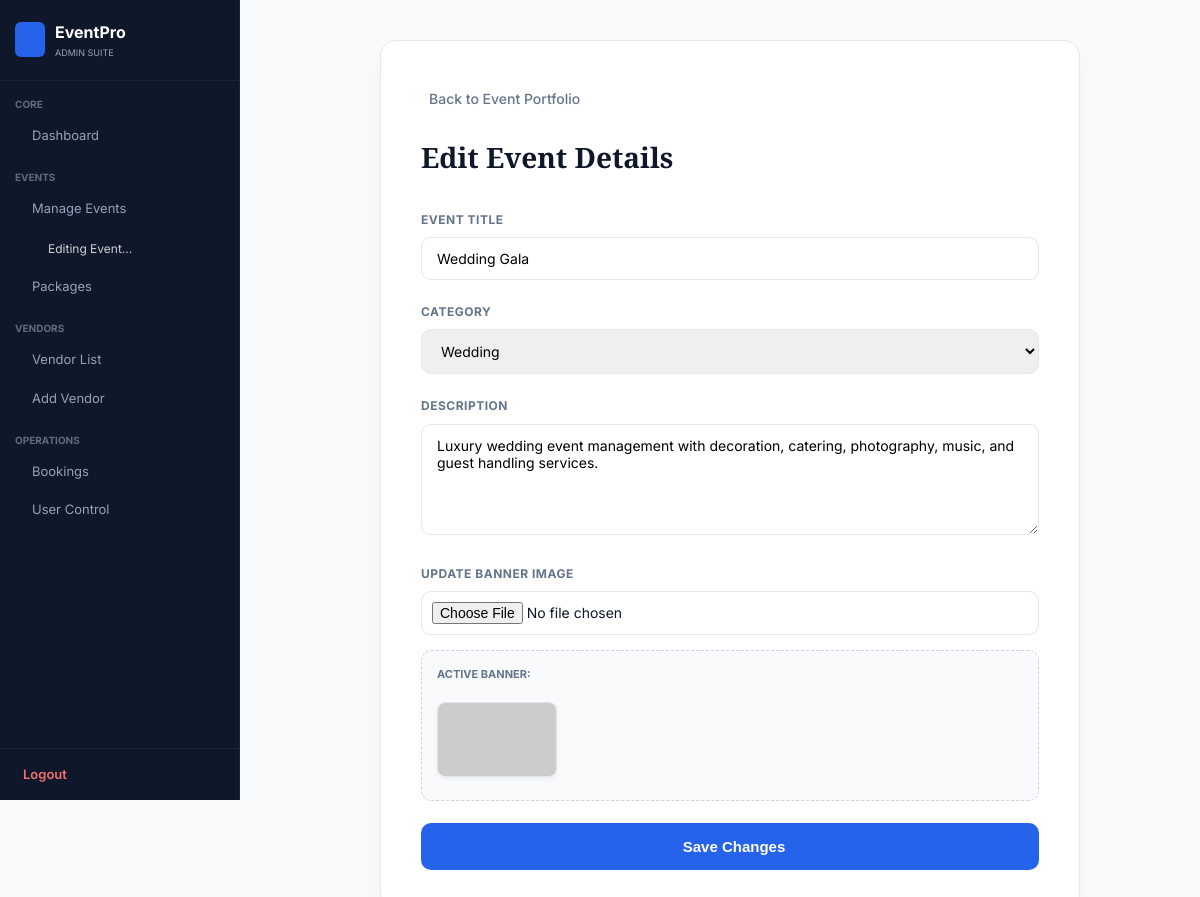
Screenshot of /views/admin/edit_event.php?id=7 (signed in) with the database file from the repository.
### tables this page shows
CREATE TABLE `events` (
  `id` int(11) NOT NULL,
  `name` varchar(255) NOT NULL,
  `category` varchar(100) NOT NULL,
  `description` text DEFAULT NULL,
  `image` varchar(255) DEFAULT NULL,
  `created_at` datetime DEFAULT current_timestamp(),
  `status` enum('active','inactive') DEFAULT 'active'
);

### views/admin/edit_event.php (the view, shortened to what this page needs)
<?php
require_once('../../config/db_connect.php');
if(isset($_GET['id'])){
    $id = (int)mysqli_real_escape_string($conn, $_GET['id']);
    $res = mysqli_query($conn, "SELECT * FROM events WHERE id=$id");
    if(mysqli_num_rows($res) == 1){
        $event = mysqli_fetch_assoc($res);
    } else {
        header('location:manage_events.php');
        exit();
    }
} else {
    header('location:manage_events.php');
    exit();
}
?>
<!DOCTYPE html>
<html lang="en">
<head>
    <link rel="stylesheet" href="https://cdn.jsdelivr.net/npm/@tabler/icons-webfont@latest/tabler-icons.min.css">
</head>
<body>
<div class="admin-shell">
    <?php include('sidebar.php'); ?>
    <main class="admin-content">
        <div class="edit-card">
            <a href="manage_events.php" class="back-link">
                <i class="ti ti-arrow-left"></i> Back to Event Portfolio
            </a>
            <h1>Edit Event Details</h1>
            <form action="" method="POST" enctype="multipart/form-data">
                <div class="form-group">
                    <label>Event Title</label>
                    <input type="text" name="name" class="form-control" value="<?php echo htmlspecialchars($event['name']); ?>" required>
                </div>
                <div class="form-group">
                    <label>Category</label>
                    <select name="category" class="form-control">
                        <option value="Wedding" <?php if($event['category'] == 'Wedding') echo 'selected'; ?>>Wedding</option>
                    </select>
                </div>
                <div class="form-group">
                    <label>Description</label>
                    <textarea name="description" class="form-control" rows="5"><?php echo htmlspecialchars($event['description']); ?></textarea>
                </div>
                <div class="form-group">
                    <label>Update Banner Image</label>
                    <input type="file" name="image" class="form-control" style="padding: 10px;">
                    <?php if($event['image'] != ""): ?>
                        <div style="margin-top: 15px; padding: 15px; background: #f8fafc; border-radius: 10px; border: 1px dashed #cbd5e1;">
                            <p style="font-size: 11px; font-weight:700; color: var(--slate-500); text-transform: uppercase; margin-bottom: 8px;">Active Banner:</p>
                            <img src="../../uploads/events/<?php echo $event['image']; ?>" class="current-img-preview" onerror="this.src='https://via.placeholder.com/120x75?text=Missing'">
                        </div>
                    <?php endif; ?>
                </div>
                <button type="submit" name="update_event" class="btn-update">
                    <i class="ti ti-device-floppy"></i> Save Changes
                </button>
            </form>
        </div>
    </main>
</div>
</body>
</html>

### views/admin/edit_event.php (style rules this page uses)
:root { --primary: #2563eb; --dark: #0f172a; --slate-500: #64748b; --bg-light: #f8fafc; }
* { box-sizing: border-box; margin: 0; padding: 0; }
body { font-family: 'Inter', sans-serif; background: var(--bg-light); color: var(--dark); line-height: 1.6; }
.admin-shell { display: flex; min-height: 100vh; }
.admin-content { margin-left: 260px; flex: 1; padding: 40px; width: calc(100% - 260px); display: flex; justify-content: center; align-items: flex-start; }
.edit-card { background: #fff; width: 100%; max-width: 700px; padding: 40px; border-radius: 16px; border: 1px solid #e2e8f0; box-shadow: 0 10px 25px -5px rgba(0,0,0,0.05); }
.back-link { display: inline-flex; align-items: center; gap: 8px; color: var(--slate-500); text-decoration: none; font-size: 14px; margin-bottom: 25px; transition: 0.2s; font-weight: 500; }
h1 { font-family: 'Playfair Display', serif; font-size: 28px; font-weight: 700; margin-bottom: 30px; color: var(--dark); }
.form-group { margin-bottom: 22px; }
.form-group label { display: block; font-size: 12px; font-weight: 700; color: var(--slate-500); text-transform: uppercase; margin-bottom: 8px; letter-spacing: 0.5px; }
.form-control { width: 100%; padding: 12px 15px; border: 1px solid #e2e8f0; border-radius: 10px; font-family: inherit; font-size: 14px; transition: 0.3s; }
.current-img-preview { margin-top: 10px; width: 120px; height: 75px; object-fit: cover; border-radius: 8px; border: 1px solid #e2e8f0; box-shadow: 0 2px 4px rgba(0,0,0,0.05); }
.btn-update { background: var(--primary); color: white; border: none; padding: 15px 25px; width: 100%; border-radius: 10px; font-weight: 600; cursor: pointer; transition: 0.3s; margin-top: 10px; font-size: 15px; display: flex; align-items: center; justify-content: center; gap: 8px; }

### views/admin/sidebar.php (style rules this page uses)
:root { --side-bg: #0f172a; --side-hover: #1e293b; --side-active: #2563eb; --side-text: #94a3b8; }

### rows the page displays
events: name "Wedding Gala", category "Wedding", description "Luxury wedding event management with decoration, catering, photography, music, and guest handling services."
